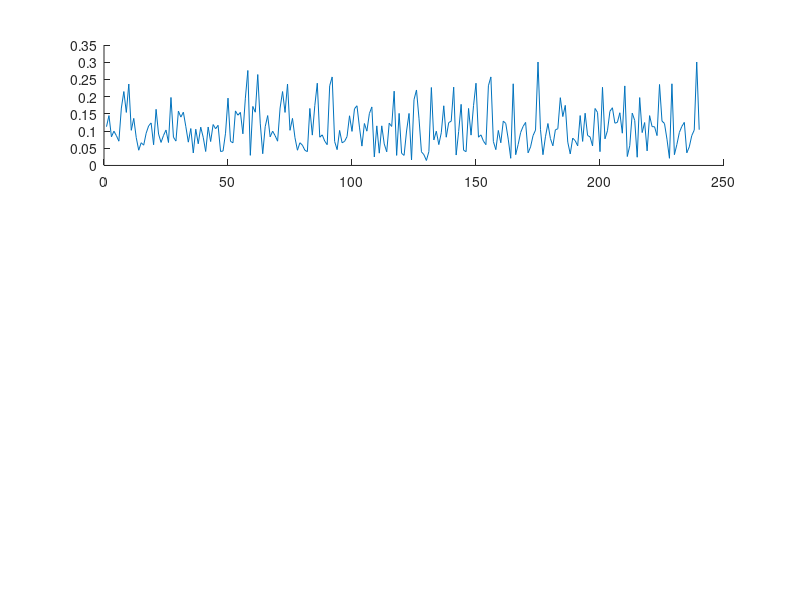

Here is the MATLAB script that generated this plot: (Note: this script raises an error after producing the figure.)
% MATLAB code to read ofdm_symbols and noise_ofdm_symbols for both 15dB and 3dB, plot waveforms,
% and use vertical dashed red lines to highlight CP and solid red lines for the last 16 data points

% Load ofdm_symbols data (same file for both 15dB and 3dB)
ofdm_data = load('ofdm_symbols.txt');

% Extract real and imaginary parts for ofdm_symbols
ofdm_real = ofdm_data(:, 1);
ofdm_imag = ofdm_data(:, 2);

% Calculate amplitude for ofdm_symbols
ofdm_amplitude = sqrt(ofdm_real.^2 + ofdm_imag.^2);

% Load noise_ofdm_symbols data for 15dB
noise_data_15db = load('noise_ofdm_symbols_15db.txt');

% Extract real and imaginary parts for noise_ofdm_symbols (15dB)
noise_real_15db = noise_data_15db(:, 1);
noise_imag_15db = noise_data_15db(:, 2);

% Calculate amplitude for noise_ofdm_symbols (15dB)
noise_amplitude_15db = sqrt(noise_real_15db.^2 + noise_imag_15db.^2);

% Load noise_ofdm_symbols data for 3dB
noise_data_3db = load('noise_ofdm_symbols_3db.txt');

% Extract real and imaginary parts for noise_ofdm_symbols (3dB)
noise_real_3db = noise_data_3db(:, 1);
noise_imag_3db = noise_data_3db(:, 2);

% Calculate amplitude for noise_ofdm_symbols (3dB)
noise_amplitude_3db = sqrt(noise_real_3db.^2 + noise_imag_3db.^2);

% Parameters
cp_length = 16;
symbol_length = 64;
cp_symbol_length = cp_length + symbol_length;

% Plot ofdm_symbols and noise_ofdm_symbols with vertical lines (dashed for CP, solid for last 16 points)
figure;

% Subplot 1: OFDM symbols (from shared ofdm_symbols.txt file)
subplot(3, 1, 1);
hold on;
plot(ofdm_amplitude);
for i = 1:floor(length(ofdm_amplitude)/cp_symbol_length)
    start_idx = (i-1) * cp_symbol_length + 1;
    end_idx = i * cp_symbol_length;
    % Add vertical dashed red lines to indicate the start and end of CP
    xline(start_idx, 'r--', 'LineWidth', 2); % Start of CP
    xline(start_idx + cp_length, 'r--', 'LineWidth', 2); % End of CP, start of symbol
    % Add text to indicate "Guard Interval" with reduced font size
    text(start_idx + cp_length/2, max(ofdm_amplitude)*0.9, 'Guard Interval', ...
         'HorizontalAlignment', 'center', 'Color', 'blue', 'FontSize', 8);
    % Add vertical solid red lines to highlight the last 16 points
    xline(end_idx - 16, 'r', 'LineWidth', 2); % Start of last 16 points
    xline(end_idx, 'r', 'LineWidth', 2); % End of symbol
end
xlabel('Sample Index');
ylabel('Amplitude');
title('OFDM Symbols');
grid on;
hold off;

% Subplot 2: 15dB noise-added OFDM symbols
subplot(3, 1, 2);
hold on;
plot(noise_amplitude_15db);
for i = 1:floor(length(noise_amplitude_15db)/cp_symbol_length)
    start_idx = (i-1) * cp_symbol_length + 1;
    end_idx = i * cp_symbol_length;
    % Add vertical dashed red lines to indicate the start and end of CP
    xline(start_idx, 'r--', 'LineWidth', 2); % Start of CP
    xline(start_idx + cp_length, 'r--', 'LineWidth', 2); % End of CP, start of symbol
    % Add text to indicate "Guard Interval" with reduced font size
    text(start_idx + cp_length/2, max(noise_amplitude_15db)*0.9, 'Guard Interval', ...
         'HorizontalAlignment', 'center', 'Color', 'blue', 'FontSize', 8);
    % Add vertical solid red lines to highlight the last 16 points
    xline(end_idx - 16, 'r', 'LineWidth', 2); % Start of last 16 points
    xline(end_idx, 'r', 'LineWidth', 2); % End of symbol
end
xlabel('Sample Index');
ylabel('Amplitude');
title('Noise-added OFDM Symbols (15dB)');
grid on;
hold off;

% Subplot 3: 3dB noise-added OFDM symbols
subplot(3, 1, 3);
hold on;
plot(noise_amplitude_3db);
for i = 1:floor(length(noise_amplitude_3db)/cp_symbol_length)
    start_idx = (i-1) * cp_symbol_length + 1;
    end_idx = i * cp_symbol_length;
    % Add vertical dashed red lines to indicate the start and end of CP
    xline(start_idx, 'r--', 'LineWidth', 2); % Start of CP
    xline(start_idx + cp_length, 'r--', 'LineWidth', 2); % End of CP, start of symbol
    % Add text to indicate "Guard Interval" with reduced font size
    text(start_idx + cp_length/2, max(noise_amplitude_3db)*0.9, 'Guard Interval', ...
         'HorizontalAlignment', 'center', 'Color', 'blue', 'FontSize', 8);
    % Add vertical solid red lines to highlight the last 16 points
    xline(end_idx - 16, 'r', 'LineWidth', 2); % Start of last 16 points
    xline(end_idx, 'r', 'LineWidth', 2); % End of symbol
end
xlabel('Sample Index');
ylabel('Amplitude');
title('Noise-added OFDM Symbols (3dB)');
grid on;
hold off;
